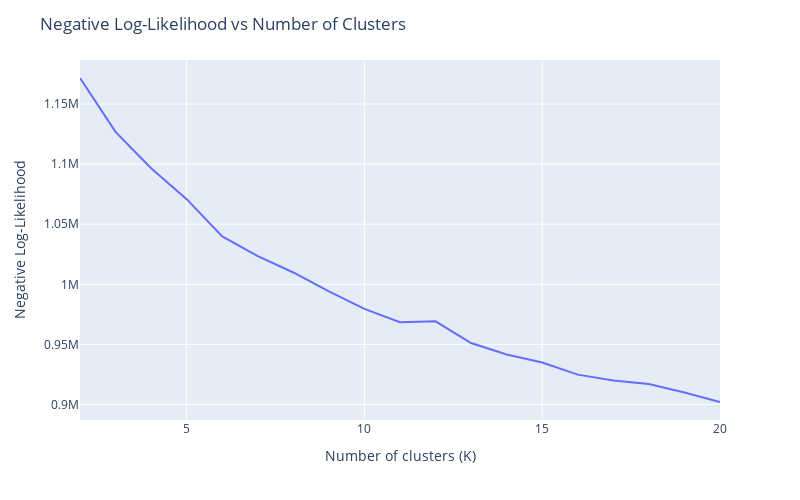
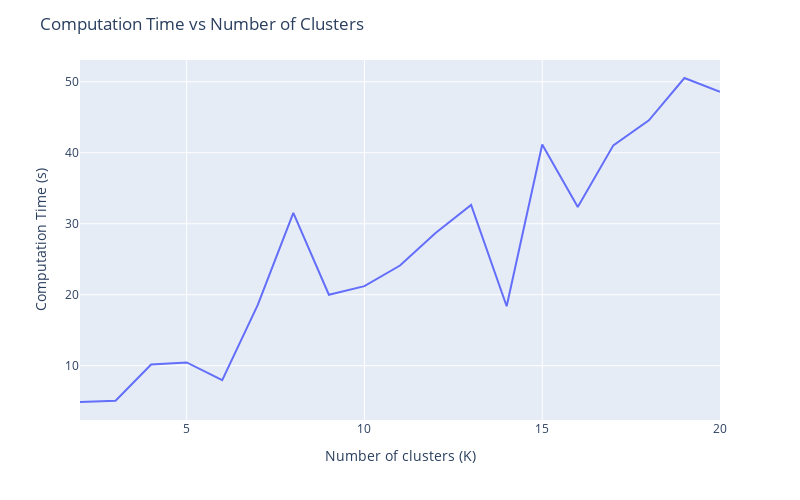

Notebook code cell kept with these figures, in order:
### Code cell
import plotly.express as px

fig = px.line(x=ks, y=nnls)
fig.update_layout(title="Negative Log-Likelihood vs Number of Clusters",
                  xaxis_title="Number of clusters (K)",
                  yaxis_title="Negative Log-Likelihood", 
                  width=800, height=500)
fig.show()

fig = px.line(x=ks, y=times)
fig.update_layout(title="Computation Time vs Number of Clusters",
                  xaxis_title="Number of clusters (K)",
                  yaxis_title="Computation Time (s)",
                  width=800, height=500)
fig.show()

### Figure 1 — Plotly figure (JSON) as saved in the notebook; plotly's stock layout.template omitted (floating-point values rounded to 4 significant figures)
{"data": [{"hovertemplate": "x=%{x}<br>y=%{y}<extra></extra>", "legendgroup": "", "line": {"color": "#636efa", "dash": "solid"}, "marker": {"symbol": "circle"}, "mode": "lines", "name": "", "orientation": "v", "showlegend": false, "type": "scatter", "x": [2, 3, 4, 5, 6, 7, 8, 9, 10, 11, 12, 13, 14, 15, 16, 17, 18, 19, 20], "xaxis": "x", "y": [1172000.0, 1127000.0, 1097000.0, 1071000.0, 1040000.0, 1024000.0, 1010000.0, 994100.0, 979500.0, 968500.0, 969200.0, 951200.0, 941500.0, 934900.0, 924800.0, 919900.0, 917100.0, 910000.0, 902100.0], "yaxis": "y"}], "layout": {"height": 500, "legend": {"tracegroupgap": 0}, "margin": {"t": 60}, "title": {"text": "Negative Log-Likelihood vs Number of Clusters"}, "width": 800, "xaxis": {"anchor": "y", "domain": [0, 1], "title": {"text": "Number of clusters (K)"}}, "yaxis": {"anchor": "x", "domain": [0, 1], "title": {"text": "Negative Log-Likelihood"}}}}

### Figure 2 — Plotly figure (JSON) as saved in the notebook; plotly's stock layout.template omitted (floating-point values rounded to 4 significant figures)
{"data": [{"hovertemplate": "x=%{x}<br>y=%{y}<extra></extra>", "legendgroup": "", "line": {"color": "#636efa", "dash": "solid"}, "marker": {"symbol": "circle"}, "mode": "lines", "name": "", "orientation": "v", "showlegend": false, "type": "scatter", "x": [2, 3, 4, 5, 6, 7, 8, 9, 10, 11, 12, 13, 14, 15, 16, 17, 18, 19, 20], "xaxis": "x", "y": [4.888, 5.071, 10.17, 10.47, 7.974, 18.58, 31.54, 20.0, 21.22, 24.11, 28.7, 32.64, 18.37, 41.17, 32.35, 41.05, 44.57, 50.53, 48.58], "yaxis": "y"}], "layout": {"height": 500, "legend": {"tracegroupgap": 0}, "margin": {"t": 60}, "title": {"text": "Computation Time vs Number of Clusters"}, "width": 800, "xaxis": {"anchor": "y", "domain": [0, 1], "title": {"text": "Number of clusters (K)"}}, "yaxis": {"anchor": "x", "domain": [0, 1], "title": {"text": "Computation Time (s)"}}}}
